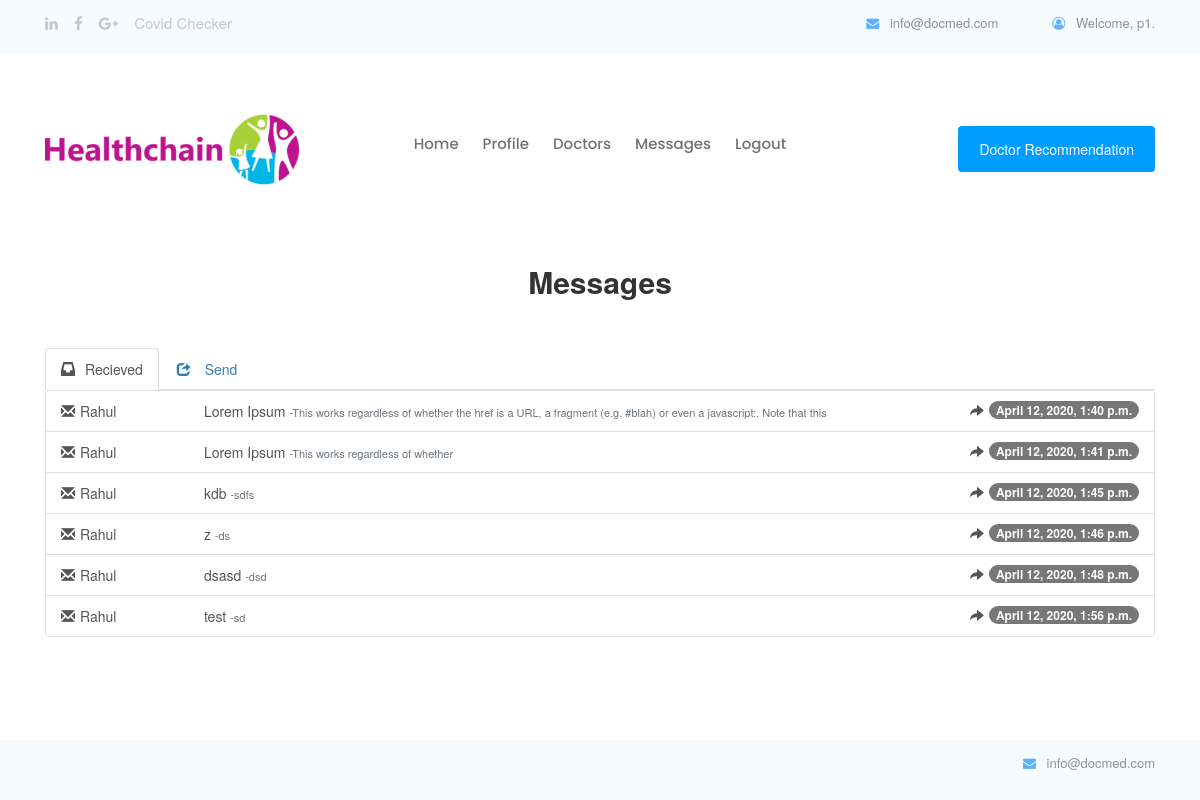
Page /home/viewmessage/ (signed in) on the committed database.
### pages/models.py (models this page shows, shortened)
class MyUser(AbstractBaseUser):
	username= models.CharField(max_length=30,unique=True)
	date_joined	= models.DateTimeField(verbose_name='date joined', auto_now_add=True)
	last_login= models.DateTimeField(verbose_name='last login', auto_now=True)
	is_admin= models.BooleanField(default=False)
	is_active= models.BooleanField(default=True)
	is_staff= models.BooleanField(default=False)
	is_superuser= models.BooleanField(default=False)
	user_type= models.PositiveSmallIntegerField(choices=USER_TYPE_CHOICES, default=4)
	USERNAME_FIELD = 'username'
	objects = MyAccountManager()
	def __str__(self):
		return self.username

class Messages(models.Model):
    sender=models.ForeignKey(MyUser,on_delete=models.CASCADE,related_name='sender')
    reciever=models.ForeignKey(MyUser,on_delete=models.CASCADE,related_name='reciever')
    subject = models.CharField(max_length=50,blank=True)
    content = models.TextField()
    date = models.DateTimeField(auto_now_add=True)

class Doctor(models.Model):
	id=models.BigAutoField(primary_key=True)
	username= models.OneToOneField(MyUser,on_delete=models.CASCADE)
	regid = models.CharField(max_length=60,unique=True)
	dname=models.CharField(max_length=50)
	dob = models.DateField(null=True, blank=True)
	gender=models.IntegerField(choices=GENDER_CHOICES,blank=True)
	spec=models.CharField(max_length=50,blank=True)
	hos=models.CharField(max_length=150,blank=True)
	imagefile=models.ImageField(upload_to='doctor/',default="default.jpg",blank=True,null=True)
	location = PlacesField()
	follower = GenericRelation(Follow,related_query_name='doctor')

### pages/views.py (the view, shortened to what this page needs)
# urls.py: path('viewmessage/',ViewMessage.as_view(), name='viewmessage'),
class ViewMessage(MyPermissionMixin, ListView):
    raise_exception = True
    login_url = "/login/"
    context_object_name = 'message'
    def get_queryset(self):
        msg = Messages.objects.filter(reciever=self.request.user)
        for m in msg:
            pt = Patient.objects.filter(username=m.sender)
            if pt:
                pt = get_object_or_404(Patient,username=m.sender)
                m.author = pt.pname
            else:
                doc = get_object_or_404(Doctor,username=m.sender)
                m.author= doc.dname
        return msg
    def get_context_data(self, **kwargs):
        context = super(ViewMessage, self).get_context_data(**kwargs)
        msg = Messages.objects.filter(sender=self.request.user)
        context['send_message'] = msg
        return context
    template_name = 'pages/messages.html'
    def test_func(self):
        return (self.request.user.user_type == 1 or self.request.user.user_type == 2)

### pages/views.py (called while the page is built)
    def dispatch(self, request, *args, **kwargs):
        if not request.user.is_authenticated:
            return redirect('login')
        else:
            user_test_result = self.get_test_func()()
            if not request.user.is_authenticated or not user_test_result:
                return HttpResponse('<h2> Permission Denied ! </h2>')
            return super().dispatch(request, *args, **kwargs)

### pages/templates/pages/messages.html (shortened to what this page needs)
{% extends 'pages/base.html' %}
{% block script %}
<link href="//netdna.bootstrapcdn.com/bootstrap/3.0.3/css/bootstrap.min.css" rel="stylesheet" id="bootstrap-css">
{% endblock %}
{% block content %}
<h2 style="font-weight: bolder;text-align: center;">Messages</h2>
<br><br>
<div id='msgdiv'>
    <ul class="nav nav-tabs">
        <li class="active"><a href="#home" data-toggle="tab"><span class="glyphicon glyphicon-inbox">
        </span>Recieved</a></li>
        <li><a href="#profile" data-toggle="tab"><span class="
            glyphicon glyphicon-share"></span>
            Send</a></li>
    </ul>
    <div class="tab-content">
        <div class="tab-pane fade in active" id="home">
            {% if message %}
            <div class="list-group">
                {% for msg in message %}
                <a href="#" class="list-group-item">
                    <span class="glyphicon glyphicon-envelope"></span><span class="name" style="min-width: 120px;
                        display: inline-block;">{{msg.author}}</span> <span class="">{{msg.subject}}</span>
                    <span class="text-muted" style="font-size: 11px;">-{{msg.content}}</span> <span
                        class="badge">{{msg.date}}</span>   <span class="pull-right"><span  onclick="openForm('{{msg.sender}}')" class="glyphicon glyphicon-share-alt"></span> </span>
                </a>
                 {% endfor %}
            </div>
            {% else %}
            <h2>No Message to Display.</h2>
                {% endif %}
        </div>
    </div>
</div>
{% endblock %}

### pages/templates/pages/base.html (shortened to what this page needs)
{% load static %}
<!doctype html>
<html lang="en">
  <head>
<link rel="stylesheet" href="{% static 'css/rotating-card.css' %}">
    <link rel="stylesheet" href="{% static 'css/style.css' %}">
    <link rel="stylesheet" href="{% static 'css/bootstrap.min.css' %}">
    <link rel="stylesheet"
      href="https://cdnjs.cloudflare.com/ajax/libs/font-awesome/4.7.0/css/font-awesome.min.css">
    <link rel="stylesheet" href="{% static 'css/themify-icons.css' %}">
    <link rel="stylesheet" href="{% static 'css/mystyle.css' %}">
    {% block script %} {% endblock %}
  </head>
  <div id="container">
    <body>
      <header>
        <div class="header-area">
          <div class="header-top_area">
            <div class="container">
              <div class="row">
                <div class="col-xl-6 col-md-6">
                  <div class="social_media_links">
                    <a href="#">
                      <i class="fa fa-linkedin"></i>
                    </a>
                    <a href="#">
                      <i class="fa fa-facebook"></i>
                    </a>
                    <a href="#">
                      <i class="fa fa-google-plus"></i>
                    </a>
                      <a  href="{% url 'covid' %}">Covid Checker</a>
                  </div>
                </div>
                <div class="col-xl-6 col-md-6">
                  <div class="short_contact_list">
                    <ul>
                      <li><a href="#"> <i class="fa fa-envelope"></i>
                          info@docmed.com</a></li>
                      {% if user.is_authenticated %}
                      <li><a href="#"> <i class="fa fa-user-circle-o"></i>
                          Welcome, {{ user.username }}. </a></li>
                      {%endif%}
                    </ul>
                  </div>
                </div>
              </div>
            </div>
          </div>
          <div id="sticky-header" class="main-header-area">
            <div class="container">
              <div class="row align-items-center">
                <div class="col-xl-3 col-lg-2">
                  <div class="logo">
                    <a href="#">
                      <img src="/media/img/healthlogo.png">
                    </a>
                  </div>
                </div>
                <div class="col-xl-6 col-lg-7">
                  <div class="main-menu d-none d-lg-block">
                    <nav>
                      <ul id="navigation">
                        <li><a class="active" href="{% url 'home' %}">Home</a></li>
                        {% if user.user_type == 3 %}
                        <li><a href="{% url 'addd' %}">Doctor Registration</a></li>
                        <li><a href="{% url 'hospitalprofile' %}">Profile</a></li>
                        {% elif user.user_type == 1 %}
                        <li><a href="{% url 'patientprofile' %}">Profile</a></li>
                        <li><a href="{% url 'doctorlist' %}">Doctors</a></li>
                        <li><a href="{% url 'viewmessage' %}">Messages</a></li>
                        {% endif %}
                        {% if user.is_authenticated %}
                        <li> <a href="{% url 'logout' %}"> Logout</a></li>
                        {% else %}
                        <li> <a href="{% url 'login' %}"> Login</a></li>
                        {% endif %}
                      </ul>
                    </nav>
                  </div>
                </div>
                <div class="col-xl-3 col-lg-3 d-none d-lg-block">
                  <div class="Appointment">
                    <div class="book_btn d-none d-lg-block">
                      {% if user.user_type == 3 %}
                      <a class="popup-with-form" href="#test-form">Make an
                        Appointment</a>
                      {% elif user.user_type == 2 %}
                      <a class="popup-with-form" href="{% url 'treatpatient'
                        %}">Treat Patient</a>
                      {% elif user.user_type == 1 %}
                      <a class="popup-with-form" href="{% url 'doctorrecommend' %}">Doctor Recommendation</a>
                      {% endif %}
                    </div>
                  </div>
                </div>
                <div class="col-12">
                </div>
              </div>
            </div>
          </div>
        </div>
      </header>
      <div class="container">
        {% block content %}
        {% endblock %}
      </div>
      <br><br><br><br>
      <footer id="footer">
        <div class="header-area">
          <div class="header-top_area">
            <div class="container">
              <div class="row">
                <div class="col-xl-6 col-md-6">
                </div>
                <div class="col-xl-6 col-md-6">
                  <div class="short_contact_list">
                    <ul>
                      <li><a href="#"> <i class="fa fa-envelope"></i>
                          info@docmed.com</a></li>
                    </ul>
                  </div>
                </div>
              </div>
            </div>
          </div>
        </div>
      </footer>
    </body>
  </div>
</html>

### pages/static/css/rotating-card.css (style rules this page uses)
body { margin-top: 60px; font-size: 14px; font-family: "Helvetica Nueue",Arial,Verdana,sans-serif; background-color: #E5E9ED; }

### pages/static/css/mystyle.css (style rules this page uses)
#footer { margin:0 auto; width:834px; height:auto; overflow:hidden; position: fixed; bottom: 0px; }
html, body { margin:0; padding:0; height:100%; }
#container { min-height:100%; position:relative; }
#footer { position:absolute; bottom:0; width:100%; height:60px; background: #F5FBFF; }

### pages/templates/pages/messages.html (style rules this page uses)
.nav-tabs .glyphicon:not(.no-margin) { margin-right:10px; }
.tab-pane .list-group .glyphicon { margin-right:5px; }

### rows in the picture
MyUser: username "p1"
Messages: author "Rahul", subject "Lorem Ipsum", content "This works regardless of whether the href is a URL, a fragment (e.g. #blah) or even a javascript:. Note that this", date "April 12, 2020, 1:40 p.m."
Messages: author "Rahul", subject "Lorem Ipsum", content "This works regardless of whether", date "April 12, 2020, 1:41 p.m."
Messages: author "Rahul", subject "kdb", content "sdfs", date "April 12, 2020, 1:45 p.m."
Messages: author "Rahul", subject "z", content "ds", date "April 12, 2020, 1:46 p.m."
Messages: author "Rahul", subject "dsasd", content "dsd", date "April 12, 2020, 1:48 p.m."
Messages: author "Rahul", subject "test", content "sd", date "April 12, 2020, 1:56 p.m."
